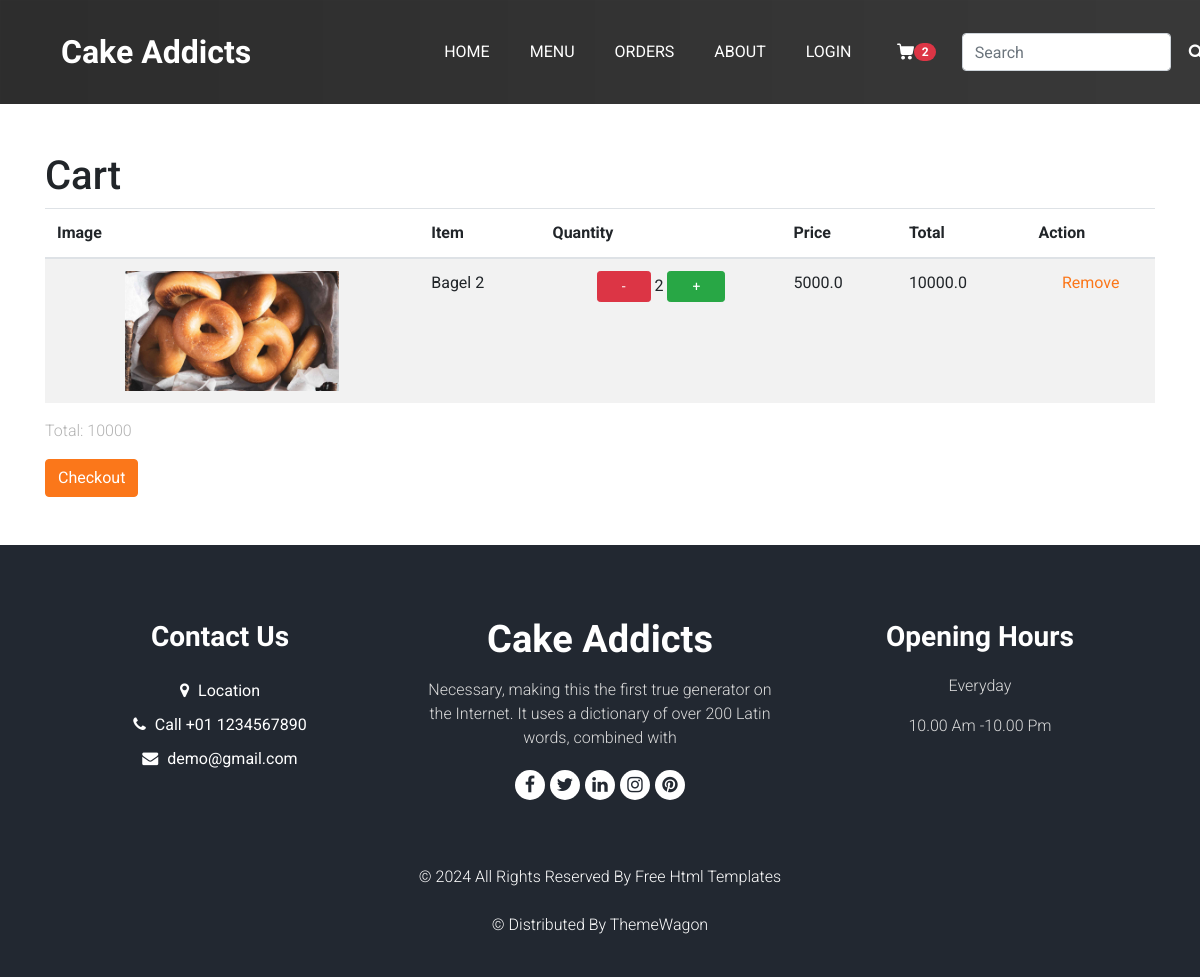
Screenshot of /Cart/ with the database file from the repository.
### cakestore/models.py (models this page shows, shortened)
class Cart(models.Model):
    item = models.ForeignKey(Item, on_delete=models.CASCADE)
    quantity = models.IntegerField(default=1)
    created = models.DateTimeField(auto_now_add=True)
    total_ordering = models.IntegerField(default= 0)
    @property
    def total_odering(self, *args, **kwargs):
        self.total_ordering = self.quantity * self.item.price
        super(Cart, self).save(*args, **kwargs)
        x= self.total_ordering
        return x

class Item(models.Model):
    category = models.ForeignKey(Category, on_delete=models.SET_NULL, null=True)
    name = models.CharField(max_length=100)
    price = models.FloatField()
    description = models.TextField(null=True, blank=True)
    image = models.ImageField(null=True, blank=True)
    updated = models.DateTimeField(auto_now=True)
    created = models.DateTimeField(auto_now_add=True)

### cakestore/views.py (the view)
# urls.py: path('Cart/',views.display, name= 'Cart'),
def display (request):
	if Cart.objects.all().count() == 0:
		message= "Your cart is empty"
		context ={ 'message': message }
		template = loader.get_template('cakestore/cart.html')
		return render (request, 'cakestore/cart.html', context)
	else:
		quantity = Cart.objects.all().aggregate(Sum('quantity'))
		post_quantity = quantity['quantity__sum']
		total = Cart.objects.all().aggregate(Sum('total_ordering'))
		post_tot = total['total_ordering__sum']
		cart = Cart.objects.all()
		context = { 'cart': cart, 'total': post_tot , 'quantity': post_quantity }
		return render (request, 'cakestore/cart.html', context)

### cakestore/templates/cakestore/cart.html (shortened to what this page needs)
{% extends 'cakestore/main.html' %}
{% load static %}
{% block content %}
{% if cart %}
    <div class="container mt-5 mb-5" style="min-height:40vh">
        <div class="row">
            <div class="col-md-12">
                <h1>Cart</h1>
                <table class="table table-striped">
                    <thead>
                        <tr>
                            <th>Image </th>
                            <th>Item</th>
                            <th>Quantity</th>
                            <th>Price</th>
                            <th>Total</th>
                            <th>Action</th>
                        </tr>
                    </thead>
                    <tbody>
                        {% for item in cart %}
                            <tr class="text-center">
                                <td>
                                    <div class="img-box">
                                        <img src="{{item.item.image.url}}"  style= "height:120px"alt="">
                                      </div>
                                </td>
                                <td class="text-left">{{ item.item.name }}</td>
                                <td>
                                  <a href="{% url 'reduce' item.id %}" ><button type="submit" class="btn btn-danger btn-sm pl-4 pr-4">-</button></a>
                                    {{ item.quantity }}
                                    <a href="{% url 'add' item.id %}"><button type="submit" class="btn btn-success btn-sm pl-4 pr-4">+</button></a>
                                </td>
                                <td  class="text-left">{{ item.item.price}}</td>
                                <td class="text-left">{{item.total_odering}}</td>
                                <td><a href="{% url 'delete_from_cart' item.id %}">Remove</a></td>
                            </tr>
                        {% endfor %}
                    </tbody>
                </table>
                <p>Total: {{ total }}</p>
                <a href="{% url 'checkout' %}" class="btn btn-primary">Checkout</a>
            </div>
        </div>
    </div>
{% endif %}
{% endblock content %}

### cakestore/static/cakestore/css/style.css (style rules this page uses)
body { font-family: "Open Sans", sans-serif; color: #0c0c0c; background-color: #ffffff; overflow-x: hidden; }
h1, h2 { font-family: 'Dancing Script', cursive; }
a, a:hover, a:focus { text-decoration: none; }
.btn, .btn:focus { outline: none !important; -webkit-box-shadow: none; box-shadow: none; }

### cakestore/static/cakestore/css/responsive.css (style rules this page uses)
@media (min-width: 1200px) { .container { max-width: 1170px; } }

### cakestore/static/cakestore/login/css/style.css (style rules this page uses)
body { font-family: "Roboto", sans-serif; background-color: #fff; }
p { color: #b3b3b3; font-weight: 300; }
h1, h2, h3, h4, h5, h6, .h1, .h2, .h3, .h4, .h5, .h6 { font-family: "Roboto", sans-serif; }
a { -webkit-transition: .3s all ease; -o-transition: .3s all ease; transition: .3s all ease; }

### rows the page displays
Cart: item.image (picture), item.name "Bagel 2", quantity "2", item.price "5000.0", total_odering "10000.0"

### other values shown
{{ quantity }} "2"
{{ total }} "10000"
